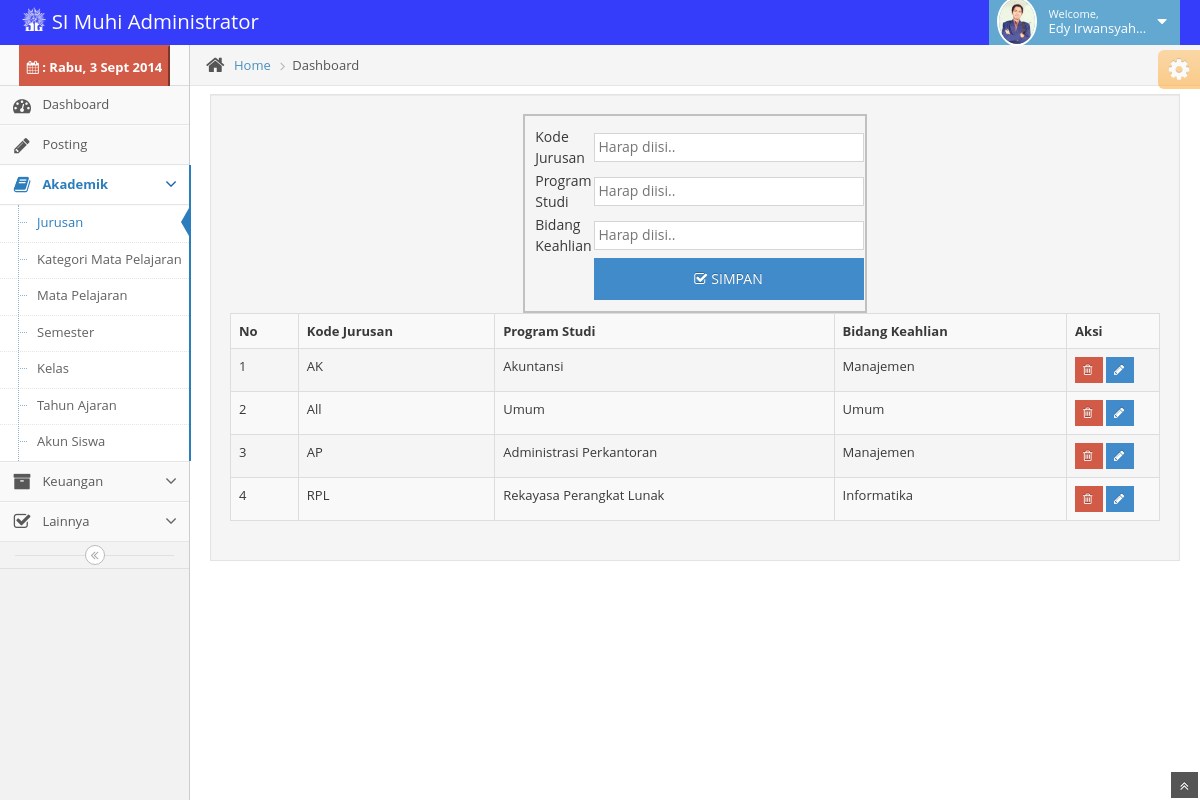
Page /dadm/dashbord/?content=jurusan (signed in) on the committed database.
### tables this page shows
CREATE TABLE IF NOT EXISTS `jurusan` (
  `IdJurusan` varchar(4) NOT NULL,
  `Program` varchar(35) NOT NULL,
  `Bidang` text NOT NULL,
  PRIMARY KEY (`IdJurusan`)
);

### dadm/dashbord/staff/ljurusan.php (the view, shortened to what this page needs)
<?php
if ((!isset($_SESSION["id"]))and(!isset($_SESSION["hak"]))) {
    header("location:index.php");
} elseif ((isset($_SESSION["id"]))and(($_SESSION["hak"])==1)) {
    ?>
<table width="100%" class="table table-bordered table-striped">
    <tr>
        <td><strong>No</strong></td>
        <td><strong>Kode Jurusan</strong></td>
        <td><strong>Program Studi</strong></td>
        <td><strong>Bidang Keahlian</strong></td>
        <td><strong>Aksi</strong></td>
    </tr>
    <?php
    $qsnik="select * from jurusan";
    $hasil=mysql_query($qsnik);
    $no=1;
    while($row=mysql_fetch_array($hasil))
    {
        $t=$row['IdJurusan'];
        echo"<tr><td>$no</font></td>".
            "<td>$row[IdJurusan]</td>".
            "<td>$row[Program]</td>".
            "<td>$row[Bidang]</td>";?>
            <td width="10%"><a href="#" onclick="hapus('<?php echo $t?>')" class="btn btn-xs btn-danger" title="Hapus"><i class='icon-trash'></i></a>
        <?php
        echo"<a href='?content=jurusan&id=$row[IdJurusan]&edit=1' class='btn btn-xs btn-primary' title='Edit'><i class='icon-pencil'></i></a> </td></tr>";
        $no=$no+1;
    }
    ?>
</table>
<?php
}else {
    header("location:../index.php");
}
?>

### rows in the picture
jurusan: IdJurusan "AK", Program "Akuntansi", Bidang "Manajemen"
jurusan: IdJurusan "All", Program "Umum", Bidang "Umum"
jurusan: IdJurusan "AP", Program "Administrasi Perkantoran", Bidang "Manajemen"
jurusan: IdJurusan "RPL", Program "Rekayasa Perangkat Lunak", Bidang "Informatika"

### other values in the picture
$rowpro['nama'] "Edy Irwansyah…"
